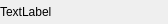
<?xml version="1.0" encoding="UTF-8"?>
<ui version="4.0">
 <class>WidgetItemDelegate</class>
 <widget class="QWidget" name="WidgetItemDelegate">
  <property name="geometry">
   <rect>
    <x>0</x>
    <y>0</y>
    <width>168</width>
    <height>24</height>
   </rect>
  </property>
  <property name="windowTitle">
   <string>WidgetItemDelegate</string>
  </property>
  <layout class="QHBoxLayout" name="horizontalLayout">
   <property name="margin">
    <number>0</number>
   </property>
   <item>
    <widget class="QLabel" name="L_key">
     <property name="text">
      <string>TextLabel</string>
     </property>
    </widget>
   </item>
   <item>
    <spacer name="horizontalSpacer">
     <property name="orientation">
      <enum>Qt::Horizontal</enum>
     </property>
     <property name="sizeHint" stdset="0">
      <size>
       <width>79</width>
       <height>20</height>
      </size>
     </property>
    </spacer>
   </item>
   <item>
    <widget class="QPushButton" name="PB_delete">
     <property name="text">
      <string/>
     </property>
     <property name="icon">
      <iconset resource="../SwDoc.qrc">
       <normaloff>:/SwDoc/_resources/DeleteRed.png</normaloff>:/SwDoc/_resources/DeleteRed.png</iconset>
     </property>
     <property name="flat">
      <bool>true</bool>
     </property>
    </widget>
   </item>
  </layout>
 </widget>
 <layoutdefault spacing="6" margin="11"/>
 <resources>
  <include location="../SwDoc.qrc"/>
 </resources>
 <connections/>
</ui>
